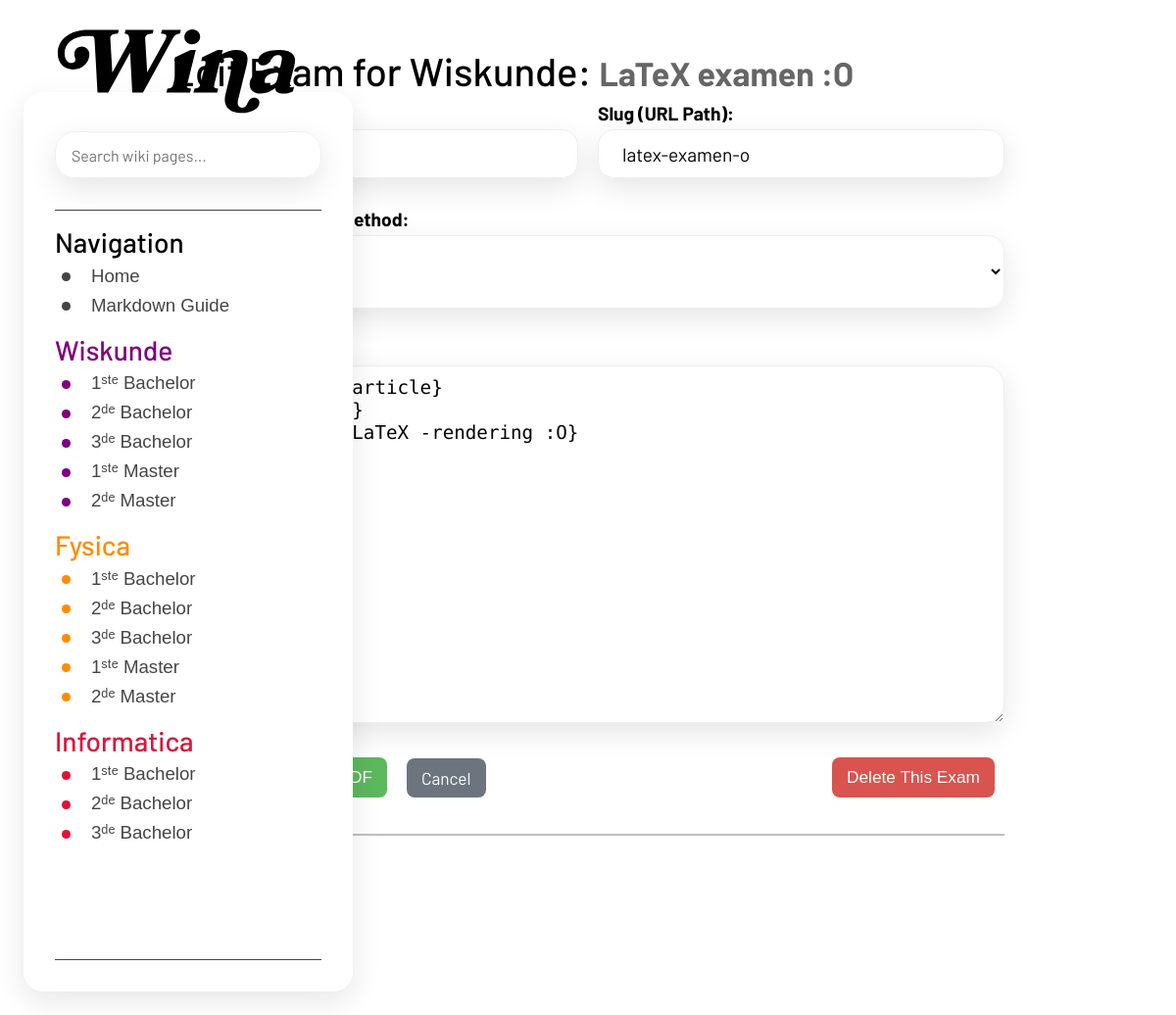
Before: /wiskunde/exam/latex-examen-o/edit/ (signed in) with the older database file.
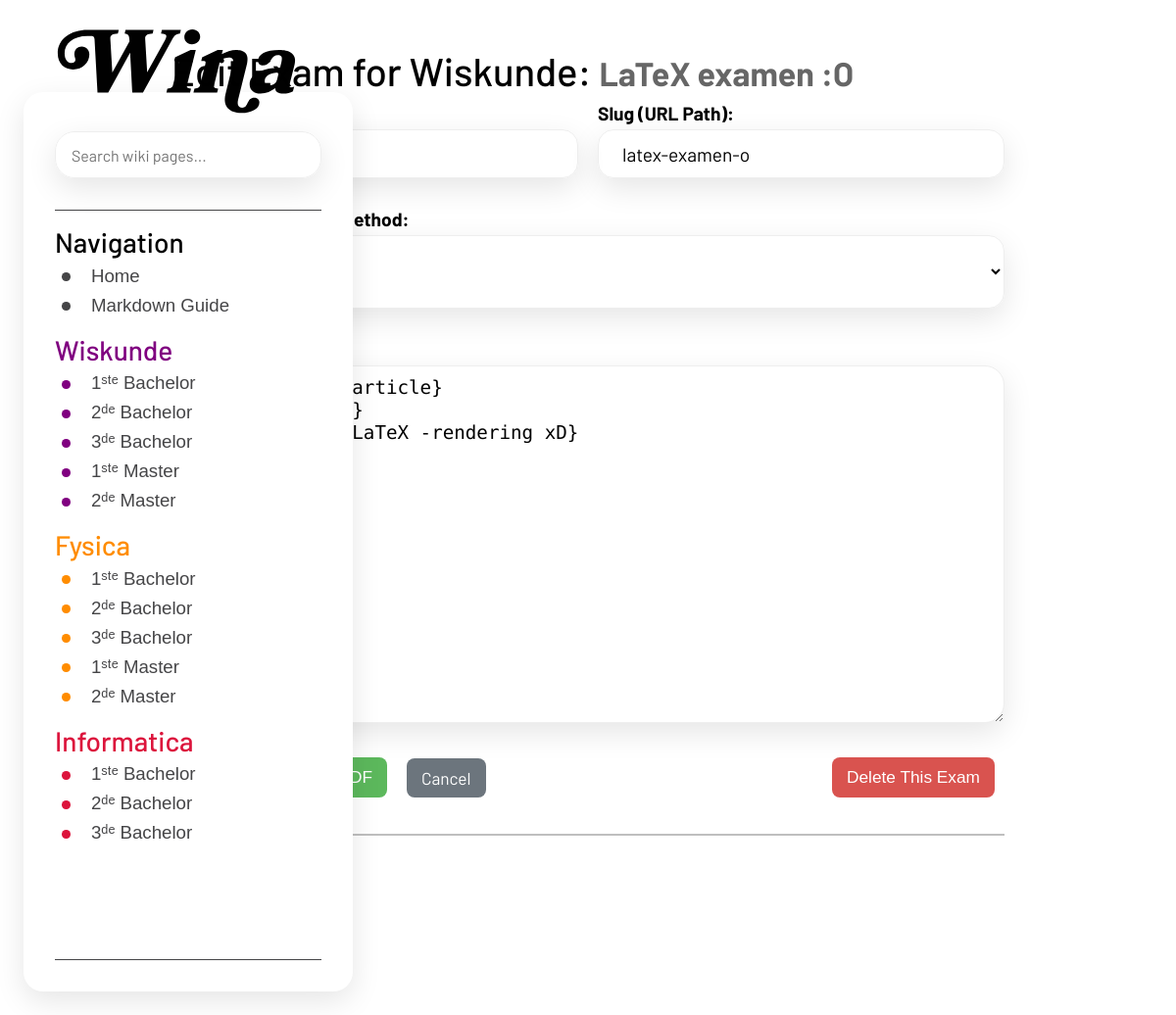
After: the same page with the newer database file.
### wiki2/models.py (models this page shows, shortened)
class ExamPage(models.Model):
    PAGE_TYPE_CHOICES = [
        ('markdown', 'Markdown'),
        ('latex', 'LaTeX'),
    ]
    parent_page = models.ForeignKey(WikiPage, related_name='exam_subpages', on_delete=models.CASCADE)
    title = models.CharField(max_length=200)
    slug = models.SlugField(max_length=200, blank=True, help_text="Unique slug for this exam under its parent page.")
    content = models.TextField(blank=True, help_text="Content in selected format (Markdown or LaTeX).")
    page_type = models.CharField(
        max_length=10,
        choices=PAGE_TYPE_CHOICES,
        default='markdown',
        help_text="Choose the content type and PDF generation method."
    )
    pdf_file = models.FileField(upload_to=exam_page_pdf_path, blank=True, null=True, help_text="Compiled PDF of this exam.")
    created_at = models.DateTimeField(auto_now_add=True)
    updated_at = models.DateTimeField(auto_now=True)
    last_modified_by = models.ForeignKey(
        settings.AUTH_USER_MODEL,
        on_delete=models.SET_NULL,
        null=True,
        blank=True,
        related_name='wiki_exam_subpages_modified'
    )
    class Meta:
        unique_together = ('parent_page', 'slug')
        ordering = ['created_at']
    def get_url(self):
        if self.pdf_file and self.pdf_file.name:
            return reverse('wiki:exam', kwargs={'parent_slug': self.parent_page.slug, 'exam_slug': self.slug})
        return None

### wiki2/views.py (the view)
# urls.py: path('<slug:parent_slug>/exam/<slug:exam_slug>/edit/', views.exam_edit, name='exam_edit'),
@login_required
def exam_edit(request, parent_slug, exam_slug):
    parent_page = get_object_or_404(WikiPage, slug=parent_slug)
    exam = get_object_or_404(ExamPage, parent_page=parent_page, slug=exam_slug)
    if request.method == 'POST':
        form = ExamPageForm(request.POST, instance=exam, parent_page=parent_page)
        if form.is_valid():
            edited_exam = form.save(commit=False)
            edited_exam.last_modified_by = request.user
            recompile_hint = False
            if 'content' in form.changed_data or 'page_type' in form.changed_data:
                recompile_hint = True
            edited_exam.save()
            success, message = edited_exam.compile_and_save_pdf(force_recompile=recompile_hint)
            if success:
                messages.success(request, f"Exam '{edited_exam.title}' updated. {message}")
            else:
                messages.warning(request, f"Exam '{edited_exam.title}' updated, but PDF processing failed: {message}")
            return redirect(parent_page.get_absolute_url())
    else:
        form = ExamPageForm(instance=exam, parent_page=parent_page)
    return render(request, 'wiki/pages/exam_form.html', {
        'form': form,
        'exam': exam,
        'parent_page': parent_page,
        'action': 'Edit'
    })

### wiki2/context_processors.py (called while the page is built)
def _extract_json_array_from_text(text_content):
    code_block_match = re.search(r"^```(?:json)?\s*\n(.*?\n)```", text_content, re.DOTALL | re.MULTILINE)
    content_to_search = text_content
    if code_block_match:
        content_to_search = code_block_match.group(1)
    start_index = content_to_search.find('[')
    if start_index == -1:
        return None
    brace_level = 0
    for i in range(start_index, len(content_to_search)):
        char = content_to_search[i]
        if char == '[':
            brace_level += 1
        elif char == ']':
            brace_level -= 1
            if brace_level == 0:
                json_array_str = content_to_search[start_index : i + 1]
                try:
                    json.loads(json_array_str)
                    return json_array_str
                except json.JSONDecodeError:
                    return None
    return None

### wiki2/models.py (called while the page is built)
    def get_absolute_url(self):
        return reverse('wiki:wiki_page', kwargs={'slug': self.slug})

### templates/wiki/pages/exam_form.html (shortened to what this page needs)
{% extends "../modules/_base.html" %}
{% load static %}
{% block content %}
    <h1>{{ action }} Exam{% if parent_page %} for {{ parent_page.title }}: <strong class="page-meta"> {{ exam.title|default:"" }}</strong>{% endif %}</h1>
    <form method="post" id="examPageForm" action="">
        <div class="form-row-responsive">
            <div class="form-group form-group-responsive">
                <label for="{{ form.title.id_for_label }}">Title:</label>
                {{ form.title }}
            </div>
            <div class="form-group form-group-responsive">
                <label for="{{ form.slug.id_for_label }}">Slug (URL Path):</label>
                {{ form.slug }}
            </div>
        </div>
        <div class="form-group">
            <label for="{{ form.page_type.id_for_label }}">Content Type & PDF Method:</label>
            {{ form.page_type }}
        </div>
        <div class="form-group">
            <label for="{{ form.content.id_for_label }}">Content:</label>
            {{ form.content }}
        </div>
        <div class="actions edit-buttons">
            <div>
                <button type="submit" class="button-styled button-create">
                    {% if action == 'Create' %}Create & Generate PDF{% else %}Save & Regenerate PDF{% endif %}
                </button>
                <a href="{{ parent_page.get_absolute_url }}" class="button-styled button-cancel">Cancel</a>
            </div>
    </form>
        {% if exam and action == 'Edit' %}
            <form action="{% url 'wiki:exam_delete' parent_slug=parent_page.slug exam_slug=exam.slug %}" method="post" style="display: inline; margin: 0;" id="deleteExamForm">
                <button type="button" class="button-styled button-delete hold-to-delete-btn" id="deleteExamBtn"
                        data-default-text="Delete This Exam"
                        data-holding-text="Hold to Delete..."
                        data-ready-text="Release to Delete!">
                    <span class="btn-text">Delete This Exam</span>
                </button>
            </form>
        {% endif %}
        </div>
    {% if exam and exam.pdf_file %}
        <hr style="margin: 2rem 0;">
        <div class="section-card-plain">
            <h4>Current PDF:</h4>
            <p><a class="wikilink" href="{{ exam.get_url }}" target="_blank">{{ exam.pdf_file.name|cut:"wiki_exams/"|cut:parent_page.slug|cut:"/" }}</a></p>
        </div>
    {% endif %}
{% endblock %}

Changed rows visible on the page:
changed ExamPage "LaTeX examen :O": content "\\documentclass{article} \\begin{document} \\textbf{Dummy \\LaTeX -rendering :O} \\end{document}" → "\\documentclass{article} \\begin{document} \\textbf{Dummy \\LaTeX -rendering xD} \\end{document}"
